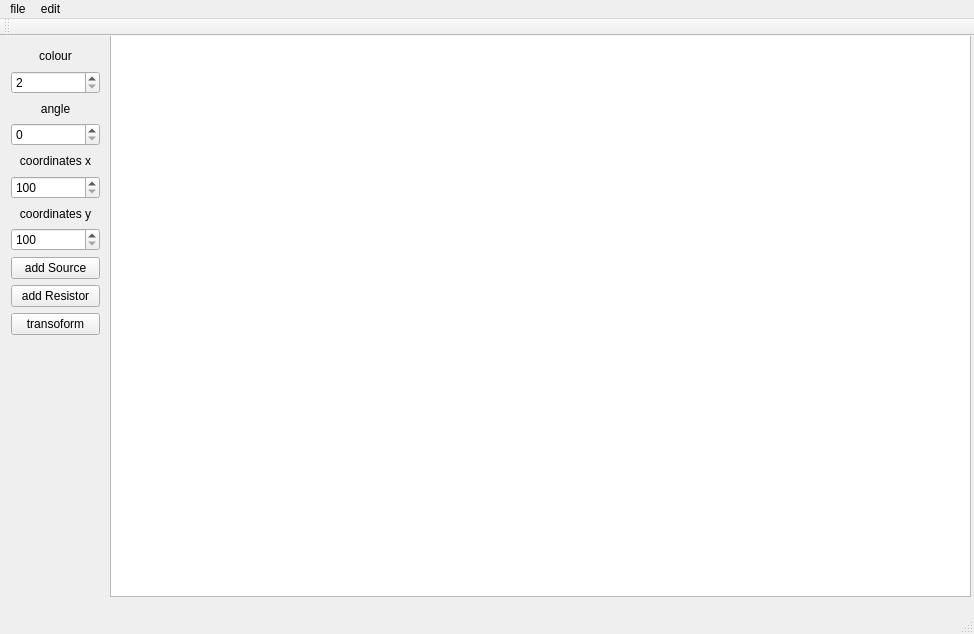
<?xml version="1.0" encoding="UTF-8"?>
<ui version="4.0">
 <class>MainWindow</class>
 <widget class="QMainWindow" name="MainWindow">
  <property name="geometry">
   <rect>
    <x>0</x>
    <y>0</y>
    <width>974</width>
    <height>634</height>
   </rect>
  </property>
  <property name="windowTitle">
   <string>MainWindow</string>
  </property>
  <widget class="QWidget" name="centralWidget">
   <widget class="QWidget" name="layoutWidget">
    <property name="geometry">
     <rect>
      <x>0</x>
      <y>0</y>
      <width>111</width>
      <height>310</height>
     </rect>
    </property>
    <layout class="QVBoxLayout" name="verticalLayout_4">
     <item>
      <layout class="QVBoxLayout" name="verticalLayout_2">
       <item>
        <widget class="QLabel" name="label">
         <property name="text">
          <string>colour</string>
         </property>
         <property name="alignment">
          <set>Qt::AlignCenter</set>
         </property>
        </widget>
       </item>
       <item>
        <widget class="QSpinBox" name="spinBox">
         <property name="minimum">
          <number>2</number>
         </property>
         <property name="maximum">
          <number>255</number>
         </property>
         <property name="singleStep">
          <number>10</number>
         </property>
        </widget>
       </item>
       <item>
        <widget class="QLabel" name="label_4">
         <property name="text">
          <string>angle</string>
         </property>
         <property name="alignment">
          <set>Qt::AlignCenter</set>
         </property>
        </widget>
       </item>
       <item>
        <widget class="QSpinBox" name="spinBox_4">
         <property name="maximum">
          <number>360</number>
         </property>
         <property name="singleStep">
          <number>90</number>
         </property>
        </widget>
       </item>
       <item>
        <widget class="QLabel" name="label_2">
         <property name="text">
          <string>coordinates x</string>
         </property>
         <property name="alignment">
          <set>Qt::AlignCenter</set>
         </property>
        </widget>
       </item>
       <item>
        <widget class="QSpinBox" name="spinBox_2">
         <property name="minimum">
          <number>100</number>
         </property>
         <property name="maximum">
          <number>4500</number>
         </property>
         <property name="singleStep">
          <number>100</number>
         </property>
        </widget>
       </item>
       <item>
        <widget class="QLabel" name="label_3">
         <property name="text">
          <string>coordinates y</string>
         </property>
         <property name="alignment">
          <set>Qt::AlignCenter</set>
         </property>
        </widget>
       </item>
       <item>
        <widget class="QSpinBox" name="spinBox_3">
         <property name="minimum">
          <number>100</number>
         </property>
         <property name="maximum">
          <number>4500</number>
         </property>
         <property name="singleStep">
          <number>100</number>
         </property>
        </widget>
       </item>
      </layout>
     </item>
     <item>
      <widget class="QPushButton" name="pushButton">
       <property name="text">
        <string>add Source</string>
       </property>
      </widget>
     </item>
     <item>
      <widget class="QPushButton" name="pushButton_2">
       <property name="text">
        <string>add Resistor</string>
       </property>
      </widget>
     </item>
     <item>
      <widget class="QPushButton" name="pushButton_3">
       <property name="text">
        <string>transoform</string>
       </property>
      </widget>
     </item>
    </layout>
   </widget>
   <widget class="QGraphicsView" name="graphicsView">
    <property name="geometry">
     <rect>
      <x>110</x>
      <y>-10</y>
      <width>861</width>
      <height>571</height>
     </rect>
    </property>
   </widget>
  </widget>
  <widget class="QMenuBar" name="menuBar">
   <property name="geometry">
    <rect>
     <x>0</x>
     <y>0</y>
     <width>974</width>
     <height>26</height>
    </rect>
   </property>
   <widget class="QMenu" name="menuFile">
    <property name="title">
     <string>file</string>
    </property>
    <addaction name="actionSaveElementsTo"/>
    <addaction name="actionRead_elements_from"/>
   </widget>
   <widget class="QMenu" name="menuEdit">
    <property name="title">
     <string>edit</string>
    </property>
    <addaction name="actionModify_element"/>
    <addaction name="actionDelete_element"/>
   </widget>
   <addaction name="menuFile"/>
   <addaction name="menuEdit"/>
  </widget>
  <widget class="QToolBar" name="mainToolBar">
   <attribute name="toolBarArea">
    <enum>TopToolBarArea</enum>
   </attribute>
   <attribute name="toolBarBreak">
    <bool>false</bool>
   </attribute>
  </widget>
  <widget class="QStatusBar" name="statusBar"/>
  <action name="actionSaveElementsTo">
   <property name="text">
    <string>save </string>
   </property>
  </action>
  <action name="actionSave_svg_code">
   <property name="text">
    <string>save svg code</string>
   </property>
  </action>
  <action name="actionRead_elements_from">
   <property name="text">
    <string>read elements from...</string>
   </property>
  </action>
  <action name="actionSave_svg_code_2">
   <property name="text">
    <string>save svg code</string>
   </property>
  </action>
  <action name="actionModify_element">
   <property name="text">
    <string>modify element</string>
   </property>
  </action>
  <action name="actionDelete_element">
   <property name="text">
    <string>delete element</string>
   </property>
  </action>
 </widget>
 <layoutdefault spacing="6" margin="11"/>
 <resources/>
 <connections/>
</ui>
